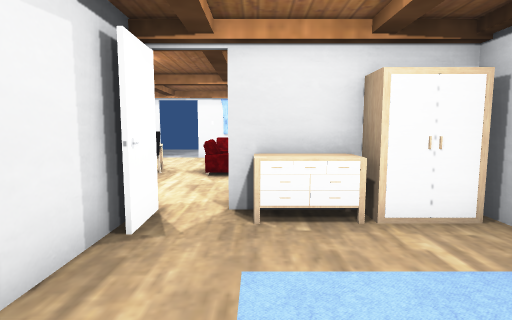
[1] (above)

12 first-person views from a walk through a Unity game level. The camera is 1.3 m above the floor, tilts 6° down and sees 80° across. The floor is counted in squares, 1 m on a side. Each view is taken from the middle of a square. On the plan, view 1 faces up. The plan holds only what a view shows up to about 14 squares ahead; the rest is blank. The player character is not drawn. Door leaves are left out, so doorways stand open. Some surface patterns are stand-ins.

[2]
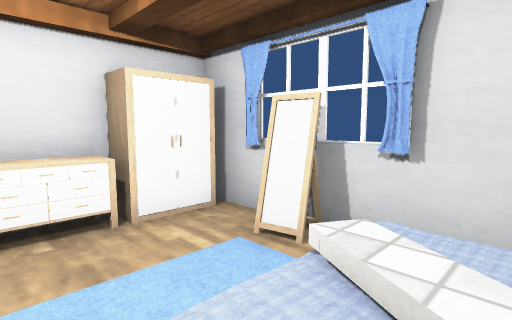

[3]
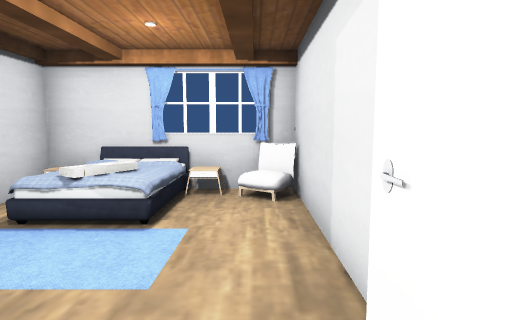

[4]
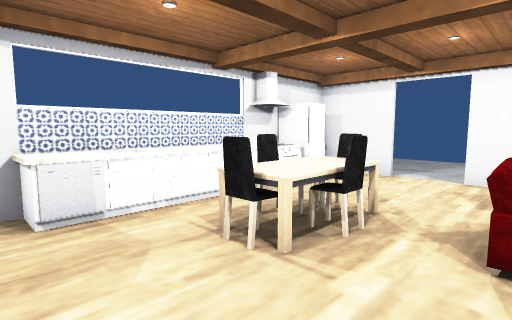

[5]
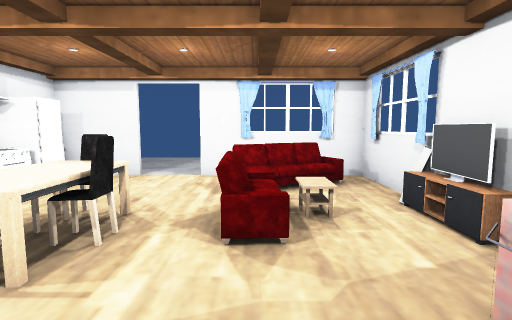

[6]
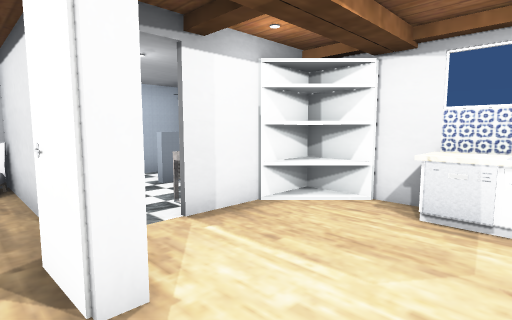

[7]
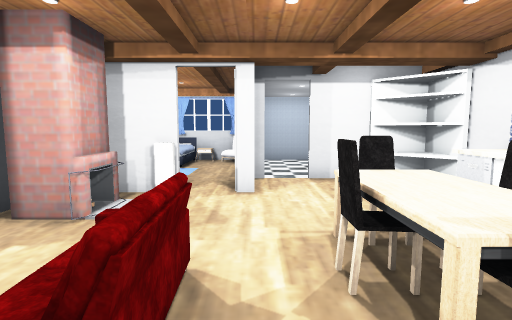

[8]
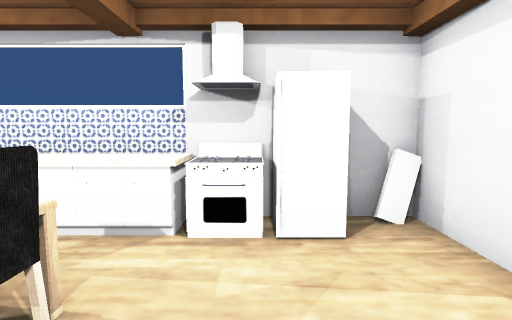

[9]
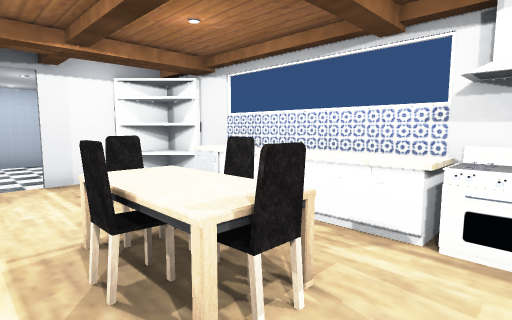

[10]
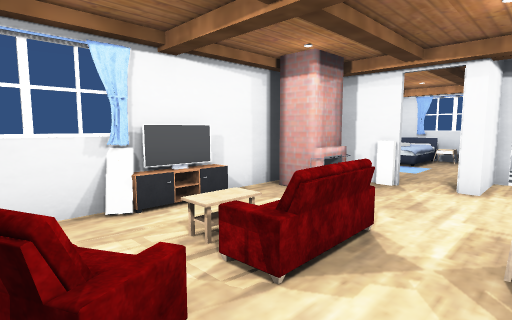

[11]
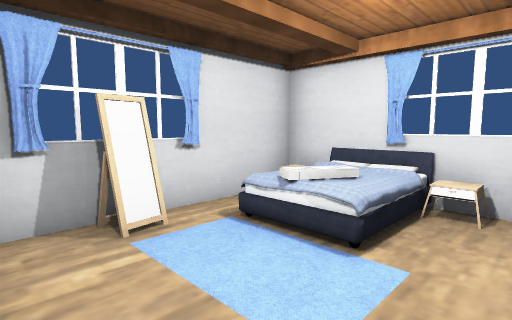

[12]
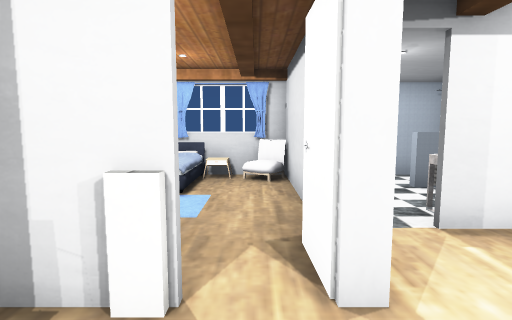

### Floor plan
Points are (right, up) in squares from view 1. A wall is a line through its corners. A room is listed if a view was taken in it or the views show most of it. See-through windows are left out.
Room 1 (views 1, 2)
walls: (2.7, 2) (2.9, 2.1); (2.8, 2.7) (3.2, 2.7); (3, 2.1) (3, 2.6); (1.5, 4.8) (-0.5, 4.8); (-1.8, 4.2) (-1.8, -1.5); (-2.6, -1.5) (3.4, -1.5) (3.4, 4.5)
low walls: (2.9, 2.1) (2.8, 2.6)
ways out: opening at (-1, 4) to room 2
objects: other object (-2, -1); other object (-1, -1); other object (0, 4) to (1, 4); other object (1, 1) to (2, 1); other object (2, -1); other object (2, 4) to (3, 5)
Room 2 (views 3, 4, 5, 6, 7, 8, 9, 10, 11, 12)
walls: (-0.5, 4.9) (1, 4.9); (-6.3, 4.7) (-5.2, 3.5); (-2, 3.1) (-2, 4.9) (-1.6, 4.9) (-1.5, 3.6); (-4.5, 3.2) (-3.2, 3.2); (1.9, 9.3) (1.9, 13.3) (-2.6, 13.3); (1.9, 6.2) (1.9, 8.7); (-4.1, 13.3) (-5.5, 13.3); (-6.4, 13.3) (-6.4, 3.2) (-5.4, 3.2)
low walls: (1.5, 8.3) (1.5, 10.1)
ways out: opening at (-1, 4) to room 1; open door at (-3.5, 13); open door at (-3, 2.5)
objects: other object (-6, 6) to (-6, 9); other object (-6, 10) to (-6, 11); other object (-6, 12); other object (-4, 7) to (-3, 7); other object (-4, 8) to (-4, 9); other object (-4, 10) to (-3, 10); other object (-3, 8) to (-3, 9); other object (-1, 8) to (-1, 10); other object (-1, 11) to (0, 12); other object (0, 6) to (1, 7)

Positions as (right, up) in squares from view 1, and headings:
1: (0, 0), facing up
2: (0, 0), facing up-right
3: (-1, 5), facing down
4: (-1, 5), facing up-left
5: (-1, 5), facing up
6: (-1, 7), facing down-left
7: (-2, 11), facing down
8: (-2, 11), facing left
9: (-2, 11), facing down-left
10: (-3, 12), facing down-right
11: (-1, 4), facing down-right
12: (-1, 7), facing down
